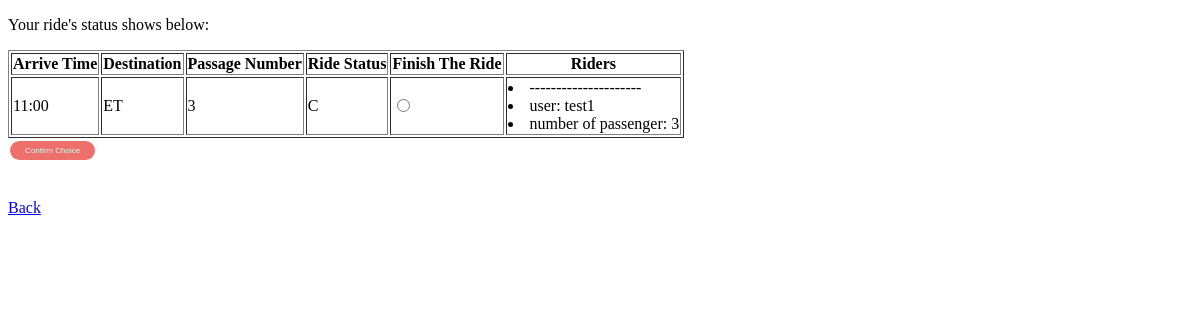
/driver/ridestatus/ (signed in), run on the app's committed database.
### ride_request/models.py (models this page shows, shortened)
class ride_request(models.Model):
    user = models.ManyToManyField(
        settings.AUTH_USER_MODEL)
    arriveTime = models.CharField(blank=False, max_length=256, help_text="Time Form: xx:xx ")
    Destination = models.CharField(max_length = 256, blank = False)
    PassageNum = models.PositiveSmallIntegerField(blank = False,verbose_name="Passger Number")
    Vehicle_type = models.CharField(max_length = 256, blank = True, choices =VEHCILE_TYPE, help_text="Optional")
    Share = models.BooleanField(blank = False)
    Other_request = models.CharField(max_length = 256, blank =True, help_text="Optional", choices=info)
    ride_status = models.CharField(max_length = 200, blank = True, default = 'O', choices = STATUS_TYPE)
    driver=models.CharField(max_length= 200,blank=True)
    vehicle=models.CharField(max_length= 200,blank=True)
    capacity=models.IntegerField(blank=True,null=True)
    plate=models.CharField(max_length= 200,blank=True)
    info=models.CharField(max_length= 200,blank=True)
    owner=models.CharField(max_length= 200,blank=True)

class rider_pair(models.Model):
    username=models.CharField(max_length=200,blank=True)
    number=models.IntegerField(blank=True,null=True)
    ride=models.ForeignKey(ride_request,on_delete= models.CASCADE,)

### driver/views.py (the view, shortened to what this page needs)
# urls.py: path('ridestatus/', views.ride_view, name ='drivestatus')
def ride_view(request):
    owner = CustomUser.objects.get(username=request.user.username)
    list = owner.ride_request_set.filter(ride_status__contains = 'C')
    number = len(list)
    context = {
        'list': list,
        'number': number
    }
    return render(request, 'driver/status_view.html', context=context)

### templates/driver/status_view.html (shortened to what this page needs)
<!DOCTYPE html>
<html lang="en">
<head>
</head>
<body>
{% if user.is_authenticated %}
 {% if user.driver == "y"%}
{% if number == 0%}
 <p>You have no ongoing ride right now. Please refresh the web or choose back</p>
    {%else%}
    <p >Your ride's status shows below:</p>
    <form name = 'riderstatus' method="POST" action="{% url 'drivestatus' %}">
        <table border="1">
        <tr>
            <th>Arrive Time</th>
            <th>Destination</th>
            <th>Passage Number</th>
            <th>Ride Status</th>
            <th>Finish The Ride</th>
            <th>Riders</th>
        </tr>
      {% for ride in list %}
       <tr>
           <td>{{ride.arriveTime}}</td>
           <td>{{ride.Destination}}</td>
           <td>{{ride.PassageNum}} </td>
           <td>{{ride.ride_status}}</td>
           <td><input type="radio", name="finish" value={{ride.id}} >
           </td>
                       <td>   {%for user in ride.rider_pair_set.all%}
                           <li>---------------------</li>
                           <li> user: {{ user.username}}</li>
                           <li>number of passenger: {{user.number}}</li>
               {%endfor%}</td>
       </tr>
        {% endfor %}
        </table>
        <button class="button">Confirm Choice</button>
    </form>
{%endif%}
    {%else%}
    <p> you are not a driver! Become a driver by modifying your profile</p><br>
        {% endif %}
<a href="{% url 'home' %}">Back</a>
    {% else %}
      <p>You are not logged in</p>
      <a href="{% url 'login' %}">Login</a> |
      <a href="{% url 'signup' %}">SignUp</a>
    {% endif %}
</body>
</html>

### templates/driver/status_view.html (style rules this page uses)
body { background-image:url(https://media.giphy.com/media/Fe22CajsYBJio/giphy.gif); background-size:cover; }
.button { background-color: rgb(238,112,107); border: none; color: rgb(209,253,240); padding: 5px 15px; text-align: center; text-decoration: none; display: inline-block; font-size: 8px; margin: 3px 2px; cursor: pointer; border-radius: 12px; }

### data on the page
ride_request: arriveTime "11:00", Destination "ET", PassageNum "3", ride_status "C"
rider_pair: username "test1", number "3"
